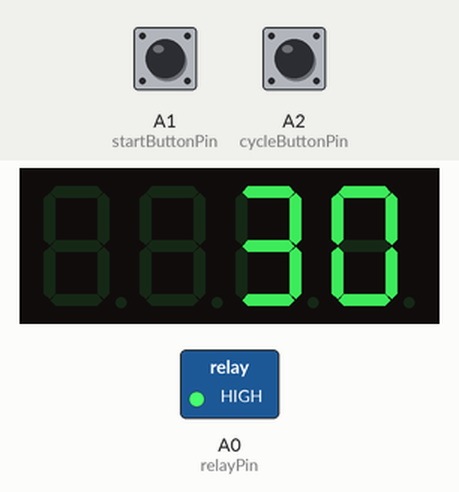
The sketch below on a simulated Arduino Uno, built with avr-gcc and run on an emulated ATmega328P. Parts: 4-digit seven-segment display, switched loads named in the sketch (green lamp = pin HIGH). Inputs (shaded band) come from the test bench; at power-on: A1 (startButtonPin) HIGH, A2 (cycleButtonPin) HIGH.

Above: at 1.2 s.
1.3 s: A1 (startButtonPin) pulled LOW for 0.15 s
At 2.1 s:
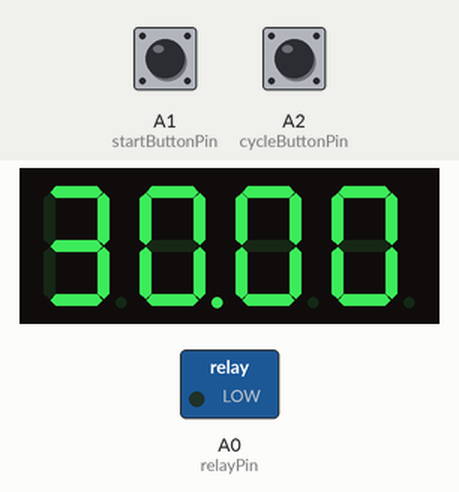
4.4 s: A2 (cycleButtonPin) pulled LOW for 3.2 s
At 8.6 s:
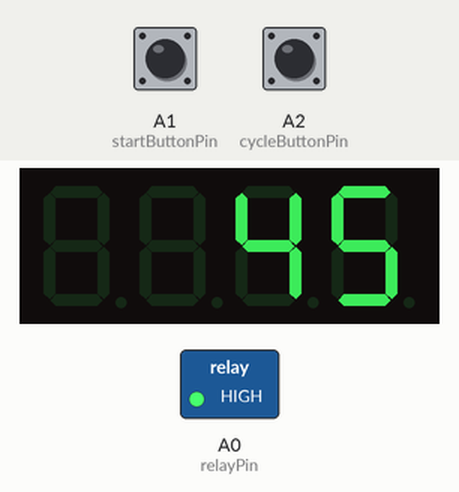
9.1 s: A1 (startButtonPin) pulled LOW for 1 s
At 9.5 s:
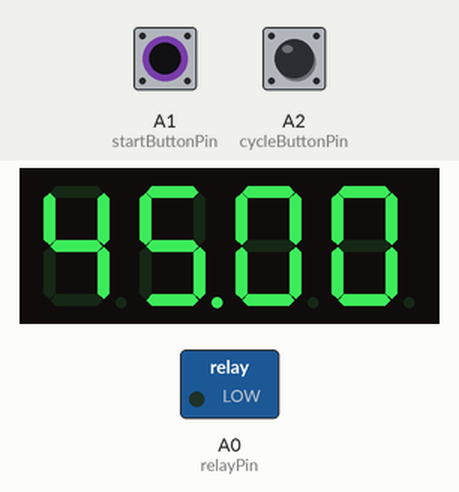
Timing chart, 0 to 12.1 s (numbered marks = the images above; inputs shaded):
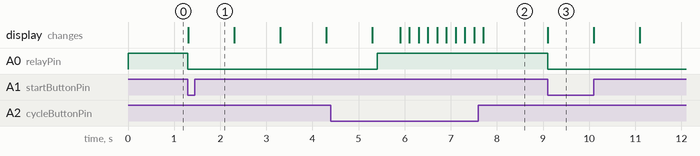

Measured:
- after the input at 1.3 s, A0 (relayPin): HIGH → LOW at once; the display: changes at once (image 1)
- after the input at 4.4 s, A0 (relayPin): LOW → HIGH after 1.0 s
- after the input at 9.1 s, A0 (relayPin): HIGH → LOW at once; the display: changes at once (image 3)

The sketch:

smarterCoffeeCode.ino
```cpp
// @odinlindal, 10/04/2025
// Code for countdown timer, SaferCoffee project

#include <SevSeg.h>

SevSeg sevseg; // Create a display object

// Define input pins
int relayPin = A0;
int startButtonPin = A1;
int cycleButtonPin = A2;
int programState = 1; // Variable for keeping track of time mode

// Method for running the countdown, takes an integer programState as variable to determine how many minutes the timer should go for
void runMachine(int programState) {

  // Create a variable for keeping track of how many minutes the timer should run, defined by the programState int
  int mins = 0;
  if(programState == 1) { // Half an hour
    mins = 30;
  } else if (programState == 2) { // 45 Minutes
    mins = 45;
  } else if (programState == 3) { // 1 Hour
    mins = 60;
  } else if (programState == 4) { // 2 Hours
    mins = 120;
  }
  long remainingSecs = mins * 60; // Countdown in seconds
  unsigned long previousMillis = millis();
  unsigned long holdOff = 0;

  digitalWrite(relayPin, LOW); // Turn relay ON

  // Loop while there is time left
  while (remainingSecs > 0) {

    // Read the "cycle/off" button
    int cycleState = digitalRead(cycleButtonPin);

    // Long press on cycle button = OFF
    if (cycleState == LOW) {
      if (holdOff == 0) holdOff = millis();
      if (millis() - holdOff > 1000) {
        break; // shutdown
      }
    } else {
      holdOff = 0; // reset if released
    }

    unsigned long currentMillis = millis();

    // Decrement every 1 second
    if (currentMillis - previousMillis >= 1000) {
      previousMillis = currentMillis;
      remainingSecs--;
    }

    // Calculate display format
    int minutes = remainingSecs / 60;
    int seconds = remainingSecs % 60;

    if (minutes >= 60) {
      int hours = minutes / 60;
      int minsOnly = minutes % 60;
      sevseg.setNumber(hours * 100 + minsOnly, 2); // H.MM
    } else {
      // show MM.SS
      sevseg.setNumber(minutes * 100 + seconds, 2); // MM.SS
    }

    sevseg.refreshDisplay(); // Refreshes the display every cycle
  }

  digitalWrite(relayPin, HIGH); // Turn relay OFF after countdown is done
  delay(500); // Prevent re-trigger
}

void setup() {
  // Set up relay + buttons
  pinMode(relayPin, OUTPUT);
  digitalWrite(relayPin, HIGH);
  pinMode(startButtonPin, INPUT_PULLUP);
  pinMode(cycleButtonPin, INPUT_PULLUP);

  // Display setup
  byte numDigits = 4;
  byte digitPins[]   = {12, 9, 8, 6}; // D1, D2, D3, D4
  byte segmentPins[] = {11, 7, 4, 2, 1, 10, 5, 3};
  // order: A, B, C, D, E, F, G, DP

  bool resistorsOnSegments = true;
  byte hardwareConfig = COMMON_ANODE; // Display type
  bool updateWithDelays = false;
  bool leadingZeros = false;

  // Initialize the display
  sevseg.begin(hardwareConfig, numDigits, digitPins, segmentPins, resistorsOnSegments,
               updateWithDelays, leadingZeros);
  sevseg.setBrightness(90); // Adjust brightness 0–100
}

void loop() {
  // Read both buttons
  int startButtonState = digitalRead(startButtonPin);
  int cycleButtonState = digitalRead(cycleButtonPin);

  // Check which mode is selected and display the appropriate minutes / hours
  if (programState == 1) {
    sevseg.setNumber(30);
  } else if (programState == 2) {
    sevseg.setNumber(45);
  } else if (programState == 3) {
    sevseg.setNumber(100, 2);
  } else if (programState == 4) {
    sevseg.setNumber(200, 2);
  }

  // Refresh the display continuously
  sevseg.refreshDisplay();

  // If "start" button is pressed, start the countdown
  if (startButtonState == LOW) {
    runMachine(programState);
  }
  // If "cycle/stop" button is pressed, cycle through the different time selections
  if (cycleButtonState == LOW) {
    if (programState < 4) programState++;
    else programState = 1;
    delay(200);
  }
}
```
